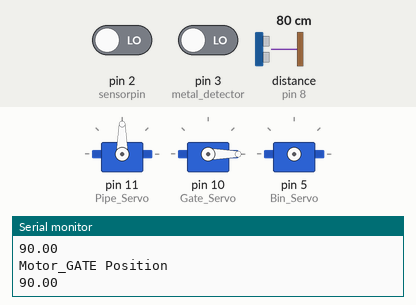
Simulated run of this sketch. Board: Arduino Uno, built with avr-gcc and run on an emulated ATmega328P. On the bench: 3 × servo, the last lines printed to the serial monitor. The test bench sets the inputs (shaded band); at power-on: distance to the obstacle (sensor on pin 8) 80 cm, pin 2 (sensorpin) LOW, pin 3 (metal_detector) LOW. The echo pulse lasts 58.3 µs per cm.

Above: at 14.1 s.
14.2 s: distance to the obstacle (sensor on pin 8) set to 18 cm
18.7 s: distance to the obstacle (sensor on pin 8) set to 15 cm
At 21.6 s:
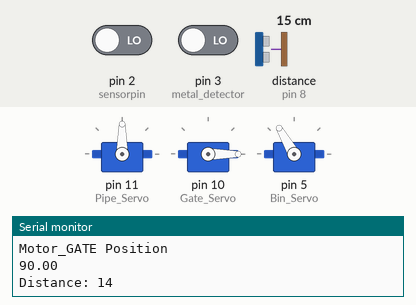
At 36.5 s:
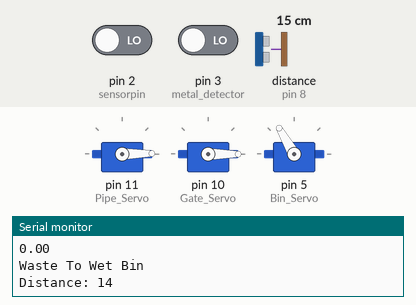
41.7 s: distance to the obstacle (sensor on pin 8) set to 35 cm
At 47.1 s:
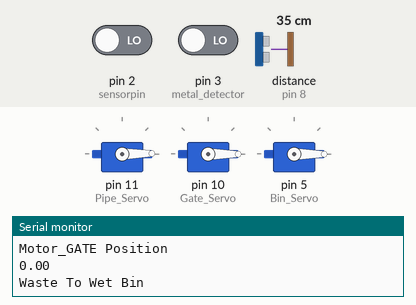
Timing chart, 0 to 48.6 s (numbered marks = the images above; inputs shaded):
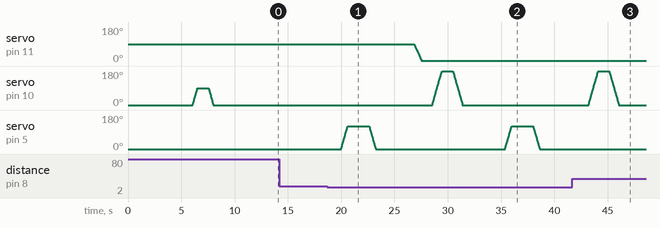

The sketch:

smart_watse_segeration.ino
```cpp
#include <Servo.h>
Servo Pipe_Servo;
Servo Gate_Servo;
Servo Bin_Servo;
int sensorpin = 2; // raindrop sensor
int indValue;
const int trigPin = 7; // ultrasonic T
const int echoPin = 8; // ultrasonic E
int i = 0;
float Pipe_Pos = 0.0;
float Gate_Pos = 0.0;
float Bin_Pos = 0.0;
int n = 0;
long duration;
int distance;
void setup() {
  pinMode(3, INPUT); // metal detector
  pinMode(trigPin, OUTPUT);
  pinMode(echoPin, INPUT);
  Serial.begin(9600);
  Serial.println("* WELCOME EVERYONE *");
  Serial.println(" SMART DUSTBIN WITH AUTOMATIC WASTE SEGRATING ");
  Pipe_Pos = Pipe_Servo.read();
  Gate_Pos = Gate_Servo.read();
  Bin_Pos = Bin_Servo.read();
  Serial.println("Motor_PIPE Position");
  Serial.println(Pipe_Pos);
  Serial.println("Motor_GATE Position");
  Serial.println(Gate_Pos);
  delay(5000);
  Pipe_Servo.attach(11); // mg996 servo
  if (Pipe_Pos < 90) {
    for (i = Pipe_Pos; i <= 90; i = i + 1) {
      Pipe_Servo.write(i);
      delay(8);
    }
  } else {
    for (i = Pipe_Pos; i >= 90; i = i - 1) {
      Pipe_Servo.write(i);
      delay(8);
    }
  }
  delay(1000);
  Gate_Servo.attach(10); // internal lid servo
  for (n = 0; n <= 90; n = n + 1) {
    Gate_Servo.write(n);
    delay(5);
  }
  delay(1000);
  for (n = 90; n >= 0; n = n - 1) {
    Gate_Servo.write(n);
    delay(5);
  }
  delay(5000);
}
void solution() {
  indValue = digitalRead(3); // metal detector reading
  Serial.println(indValue);
  delay(10);
  int sensorstate = digitalRead(sensorpin); // readin the raindrop sensor , 1: dry 0: wet
  delay(500);
  delay(50);
  Pipe_Pos = Pipe_Servo.read();
  Gate_Pos = Gate_Servo.read();
  //METAL DETECTED/
  if (indValue == 1) {
    Serial.println("Metal Waste Detected");
    Pipe_Pos = Pipe_Servo.read();
    Gate_Pos = Gate_Servo.read();
    Serial.println("Motor_PIPE Position");
    Serial.println(Pipe_Pos);
    Serial.println("Motor_GATE Position");
    Serial.println(Gate_Pos);
    Serial.println("Waste To Metal bin");
    delay(100);
    if (Pipe_Pos < 90) {
      for (i = Pipe_Pos; i <= 66; i = i + 1) {
        Pipe_Servo.write(i);
        delay(8);
      }
    } else {
      for (i = Pipe_Pos; i >= 66; i = i - 1) {
        Pipe_Servo.write(i);
        delay(8);
      }
    }
    delay(1000);
    for (n = 0; n <= 180; n = n + 1) {
      Gate_Servo.write(n);
      delay(5);
    }
    delay(1000);
    for (n = 180; n >= 0; n = n - 1) {
      Gate_Servo.write(n);
      delay(5);
    }
    //METAL DETECTED//
    //DRY DETECTED//
  } else {
    if (sensorstate == 1) {
      delay(100);
      Serial.println("Dry Waste Detected");
      Pipe_Pos = Pipe_Servo.read();
      Gate_Pos = Gate_Servo.read();
      Serial.println("Motor_PIPE Position");
      Serial.println(Pipe_Pos);
      Serial.println("Motor_GATE Position");
      Serial.println(Gate_Pos);
      Serial.println("Waste To Dry Bin");
      delay(100);
      if (Pipe_Pos < 145) {
        for (i = Pipe_Pos; i <= 145; i = i + 1) {
          Pipe_Servo.write(i);
          delay(8);
        }
      } else {
        for (i = Pipe_Pos; i >= 145; i = i - 1) {
          Pipe_Servo.write(i);
          delay(8);
        }
      }
      delay(1000);
      for (n = 0; n <= 180; n = n + 1) {
        Gate_Servo.write(n);
        delay(5);
      }
      delay(1000);
      for (n = 180; n >= 0; n = n - 1) {
        Gate_Servo.write(n);
        delay(5);
      }
    }
    //DRY DETECTED//
    //WET DETECTED//
    else {
      Serial.println("Wet Waste Detected");
      Pipe_Pos = Pipe_Servo.read();
      Gate_Pos = Gate_Servo.read();
      Serial.println("Motor_PIPE Position");
      Serial.println(Pipe_Pos);
      Serial.println("Motor_GATE Position");
      Serial.println(Gate_Pos);
      Serial.println("Waste To Wet Bin");
      delay(1000);
      if (Pipe_Pos < 25) {
        for (i = Pipe_Pos; i <= 1; i = i + 1) {
          Pipe_Servo.write(i);
          delay(8);
        }
      } else {
        for (i = Pipe_Pos; i >= 1; i = i - 1) {
          Pipe_Servo.write(i);
          delay(8);
        }
      }
      delay(1000);
      for (n = 0; n <= 180; n = n + 1) {
        Gate_Servo.write(n);
        delay(5);
      }
      delay(1000);
      for (n = 180; n >= 0; n = n - 1) {
        Gate_Servo.write(n);
        delay(5);
      }
    }
  }
}
void loop() {
  delay(3000);
  digitalWrite(trigPin, LOW);
  delayMicroseconds(10);  //
  digitalWrite(trigPin, HIGH);
  delayMicroseconds(30);  //it was 1
  digitalWrite(trigPin, LOW);
  duration = pulseIn(echoPin, HIGH);
  distance = duration * 0.034 / 2;
  if (distance <= 15) {
    Serial.print("Distance: ");
    Serial.println(distance);
    delay(1000);
    Bin_Servo.attach(5);
    for (n = 0; n <= 120; n = n + 1) {
      Bin_Servo.write(n);
      delay(5);
    }
    delay(2000);
    for (n = 120; n >= 0; n = n - 1) {
      Bin_Servo.write(n);
      delay(5);
    }
    delay(2000);
    solution();
  }
}
```

Measured:
- the behaviour switches between 17 and 16 cm on distance to the obstacle (sensor on pin 8) (found by bisection; images 0 and 1)
- after the input at 14.2 s, every drawn part: stays the same
- after the input at 41.7 s, servo on pin 5 (Bin_Servo): stays 0° (without the input it goes to 4° after 8.4 s)
